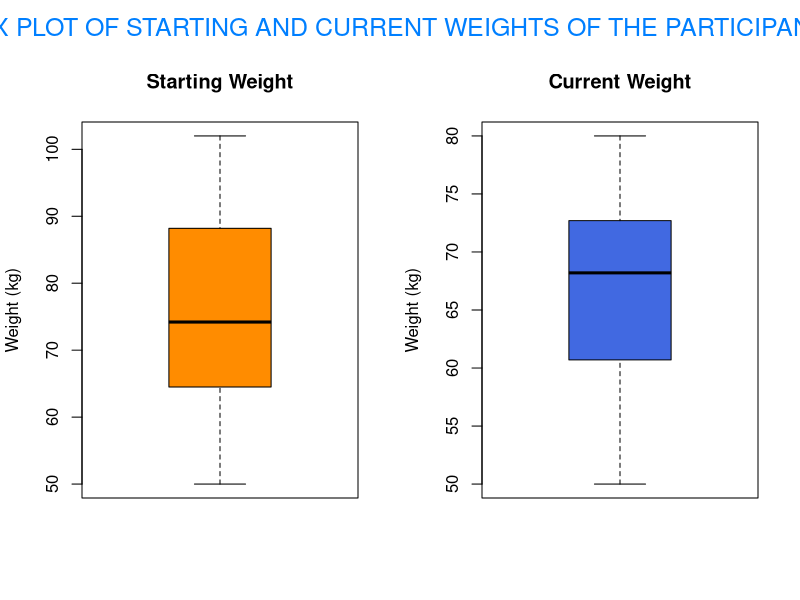
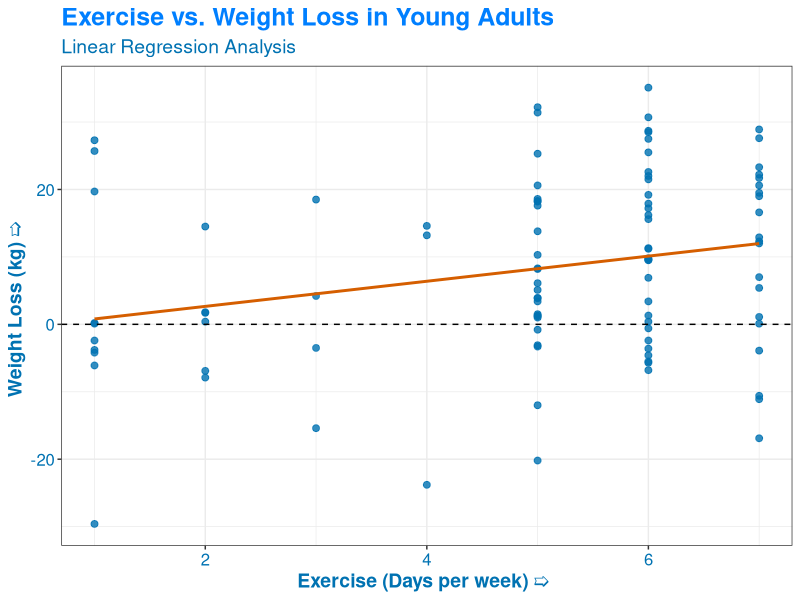

Write R code to recreate these figures, in order.
# Install packages
#install.packages("tidyverse")

# Call the packages
library(tidyverse)

# Import the data
data <- read.csv("data.csv")

# Calculate Weight_loss as Starting_weight - Current_weight
data$Weight_loss <- data$Starting_weight - data$Current_weight

# Perform Shapiro-Wilk test
shapiro.test(data$Starting_weight)
shapiro.test(data$Current_weight)
shapiro.test(data$Weight_loss)

# Calculate descriptive statistics
exercise_mean <- mean(data$Exercise)
exercise_sd <- sd(data$Exercise)

inweight_mean<-mean(data$Starting_weight)
inweight_sd<-sd(data$Starting_weight)

curweight_mean<-mean(data$Current_weight)
curweight_sd<-sd(data$Current_weight)

weight_loss_mean <- mean(data$Weight_loss)
weight_loss_sd <- sd(data$Weight_loss)

# Set color for the boxplots
my_color <- c("#FF8C00", "#4169E1")  # Orange and Royal Blue

par(mfrow = c(1, 2), mar = c(5, 4, 4, 2) + 0.1, oma = c(0, 0, 2, 0))

# Boxplot of starting weight
boxplot(data$Starting_weight,
        main = "Starting Weight",
        ylab = "Weight (kg)",
        col = my_color[1])

# Boxplot of current weight
boxplot(data$Current_weight,
        main = "Current Weight",
        ylab = "Weight (kg)",
        col = my_color[2])

# Add label to the entire grid
mtext("BOX PLOT OF STARTING AND CURRENT WEIGHTS OF THE PARTICIPANTS", outer = TRUE, cex = 1.5, col = "#007FFF")


# Create a scatterplot of exercise vs. weight loss
ggplot(data, aes(x = Exercise, y = Weight_loss)) +
  geom_point(size = 2, alpha = 0.8, color = "#0072B2") +
  geom_smooth(method = "lm",se = FALSE, color = "#D55E00", size = 1) +
  labs(x = "Exercise (Days per week) ➯ ", y = "Weight Loss (kg) ➯ ", title = "Exercise vs. Weight Loss in Young Adults",
       subtitle = "Linear Regression Analysis")+
  theme_bw()+
  theme(plot.title = element_text(color = "#007FFF", size = 18, face = "bold"),
        plot.subtitle = element_text(color = "#0072B2", size = 14),
        axis.title.x = element_text(color = "#0072B2", size = 14, face = "bold"),
        axis.title.y = element_text(color = "#0072B2", size = 14, face = "bold"),
        axis.text = element_text(color = "#0072B2", size = 12),
        legend.title = element_blank(),
        legend.text = element_text(color = "#0072B2", size = 12))+
  geom_hline(yintercept = 0, color = "black", linetype = "dashed")
  

# Calculate correlation between exercise and weight loss
correlation1 <- cor(data$Exercise, data$Weight_loss)

# Calculate the correlation between weight loss and duration of exercise
correlation2 <- cor(data$Weight_loss, data$Duration)

fit_combined <- lm(Weight_loss ~ Exercise + Duration, data = data)
fit_combined
summary(fit_combined)

# Print descriptive statistics and correlation
cat("\n","➲ " ,"Exercise(Days/week) :-","\n", "Mean:", exercise_mean, "\b",",",
"Standard Deviation:", exercise_sd, "\n",

"\n","➲ ","Starting Weight(in kg) :- ","\n", "Mean:", inweight_mean, "\b",",",
    "Standard Deviation:", inweight_sd, "\n",

"\n","➲ ","Final Weight(in kg) :-","\n", "Mean:", curweight_mean, "\b",",",
"Standard Deviation:", curweight_sd, "\n",


"\n","➲ ","Weight loss(in kg) :-","\n", "Mean:", weight_loss_mean, "\b",",",
"Standard Deviation:", weight_loss_sd, "\n",

"\n","➲ ","Correlation between exercise(Days/week) and weight loss:", correlation1, "\b",",","\n",
"\n","➲ ","Correlation between Duration of exercise(in mins) and weight loss:", correlation2, "\b",",","\n")

# Perform ANOVA
anova_result <- aov(data$Weight_loss ~ data$Type.of.Exercise, data)

# Calculate the average weight loss for each exercise type
avg_weight_loss <- aggregate(data$Weight_loss ~ data$Type.of.Exercise, data, mean)

# Find the exercise type with the highest average weight loss
best_exercise <- avg_weight_loss[which.max(avg_weight_loss$`data$Weight_loss`), "data$Type.of.Exercise"]

# Print the result
cat("The One-way Anova Table is as follow:","\n")
summary(anova_result)

cat("The best exercise for weight loss is:\033[1m", best_exercise,"\033[0m\n")
